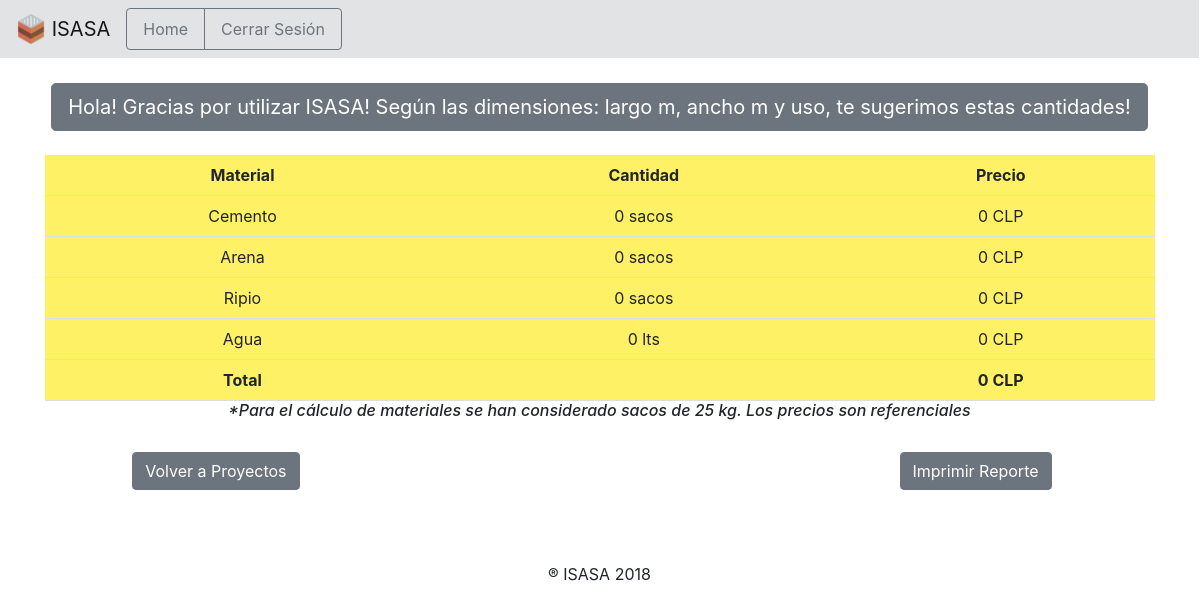
/calculo2.php?nombres=leo 1, run on an earlier commit of the app's database.
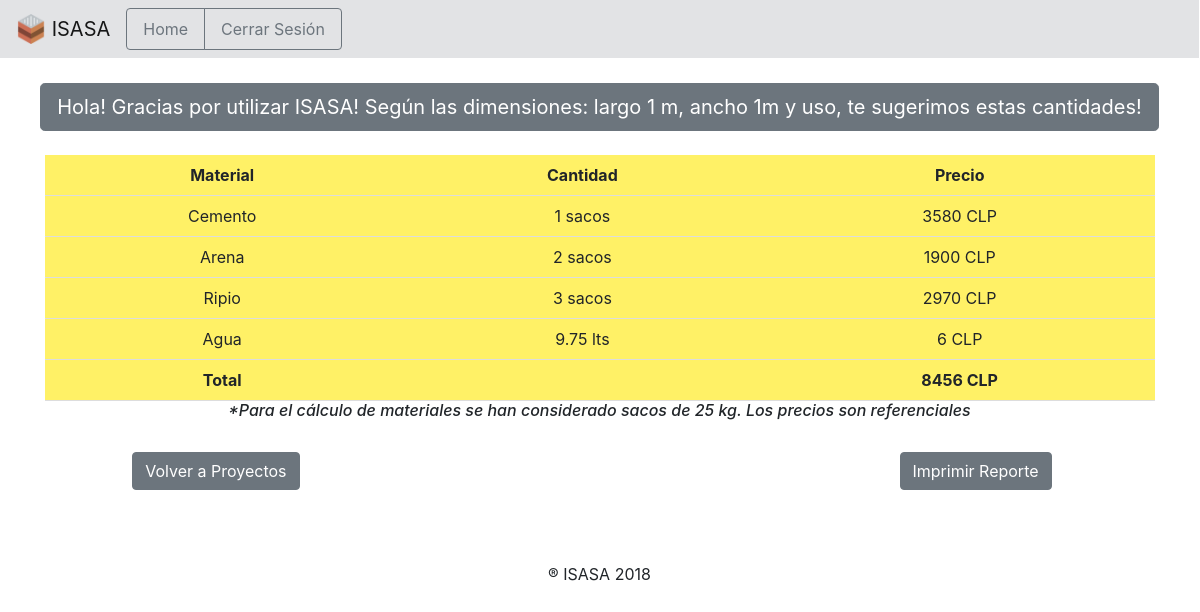
And on a later commit of the database.
### tables this page shows
CREATE TABLE `precios` (
  `material` text NOT NULL,
  `precio` float NOT NULL,
  `kilos` int(4) NOT NULL,
  `sacos` int(11) NOT NULL
);

CREATE TABLE `proyectos` (
  `cod_us` int(4) NOT NULL,
  `proyecto` varchar(20) NOT NULL,
  `largo` float NOT NULL,
  `ancho` float NOT NULL,
  `uso` text NOT NULL
);

CREATE TABLE `dosificaciones_por_m3` (
  `id` text NOT NULL,
  `cemento_kg` int(11) NOT NULL,
  `ripio_kg` int(11) NOT NULL,
  `arena_kg` int(11) NOT NULL,
  `agua_lts` int(11) NOT NULL,
  `uso_carga` text NOT NULL,
  `espesor_m` float NOT NULL
);

### funciones_librerias/f_volumen.php (called while the page is built)
<?php
function vol($lar,$anc,$esp){
    $volumen=$lar*$anc*$esp;
    return $volumen;
}
?>

### funciones_librerias/f_material.php (called while the page is built)
<?php
function mat($vol,$mat1){
    $material=$vol*$mat1;
    return $material;
}
?>

### calculo2.php (the view, shortened to what this page needs)
<?php
  $consulta=CalcularProyecto($_GET['nombres']);
  function CalcularProyecto($no_proy)
      {
            include "./funciones_librerias/db_connect.php";
            $sentencia="SELECT * FROM proyectos WHERE proyecto='".$no_proy."'";
            $resultado=$conexion->query($sentencia) or die(mysqli_error($conexion));
            $fila=$resultado->fetch_assoc();
            return[
                $fila['proyecto'],
                $fila['largo'],
                $fila['ancho'],
                $fila['uso']
            ];
      }
      $largo=$consulta[1];
      $ancho=$consulta[2];
      $uso=$consulta[3];
include ("./funciones_librerias/db_connect.php");
$sql="SELECT espesor_m,agua_lts,arena_kg,ripio_kg,cemento_kg FROM dosificaciones_por_m3 WHERE uso_carga='".$uso."'";
$result=mysqli_query($conexion, $sql);
while($row = mysqli_fetch_assoc($result)) {
         $espesor=$row['espesor_m'];
         $d_agua=$row['agua_lts'];
         $d_arena=$row['arena_kg'];
         $d_ripio=$row['ripio_kg'];
         $d_cemento=$row['cemento_kg'];
        }
$sql="SELECT material,precio,kilos FROM precios WHERE material='agua'";
$result=mysqli_query($conexion, $sql);
while($row = mysqli_fetch_assoc($result)) {
		   $p_agua=$row['precio'];
           $k_agua=$row['kilos'];
       }
$sql="SELECT material,precio,kilos FROM precios WHERE material='arena'";
$result=mysqli_query($conexion, $sql);
while($row = mysqli_fetch_assoc($result)) {
		   $p_arena=$row['precio'];
           $k_arena=$row['kilos'];
        }
$sql="SELECT material,precio,kilos FROM precios WHERE material='cemento'";
$result=mysqli_query($conexion, $sql);
while($row = mysqli_fetch_assoc($result)) {
		   $p_cemento=$row['precio'];
           $k_cemento=$row['kilos'];
        }
$sql="SELECT material,precio,kilos FROM precios WHERE material='gravilla'";
$result=mysqli_query($conexion, $sql);
while($row = mysqli_fetch_assoc($result)) {
		   $p_ripio=$row['precio'];
           $k_ripio=$row['kilos'];
        }
include ("./funciones_librerias/f_volumen.php");
include ("./funciones_librerias/f_material.php");
$volumen=vol($largo,$ancho,$espesor);
$cal1=ceil(mat($volumen,$d_cemento)/$k_cemento);
$pr1=$cal1*$p_cemento;
$cal2=ceil(mat($volumen,$d_arena)/$k_arena);
$pr2=$cal2*$p_arena;
$cal3=ceil(mat($volumen,$d_ripio)/$k_ripio);
$pr3=$cal3*$p_ripio;
$cal4=mat($volumen,$d_agua);
$pr4=ceil(($cal4/$k_agua)*$p_agua);
$precio_total=$pr1+$pr2+$pr3+$pr4;
?>
<!DOCTYPE html>
<html>
<head>
    <link rel="stylesheet" href="https://stackpath.bootstrapcdn.com/bootstrap/4.1.1/css/bootstrap.min.css">
    <link rel="stylesheet" href="./css/estilo_calculo.css">
</head>
<body>
<nav class="navbar navbar-expand-lg navbar-light alert-secondary">
  <a class="navbar-brand" href="index.html"> <img src="./imagenes/ico_isasa.png" width="30" height="30" class="d-inline-block align-top" alt=""> ISASA</a>
  <div class="collapse navbar-collapse" id="navbarNavAltMarkup">
      <div class="btn-group" role="group" aria-label="Basic example">
      <a class="nav-item nav-link btn btn-outline-secondary" href="bienvenido_ingreso.php">Home</a>
      <a class="nav-item nav-link btn btn-outline-secondary" href="cerrar.php">Cerrar Sesión</a>
    </div>
  </div>
</nav>
	<header>
		<div class="container text-center">
      <br>
      <div class="row">
        <div class="col-md"></div>
        <div class="col-md">
        </div>
        <div class="col-md"></div>
      </div>
		</div>
		<div class="text-center">
			<h7 class="btn btn-secondary btn-lg">
        Hola! Gracias por utilizar ISASA! Según las dimensiones:
        largo <?php echo $largo ?> m, ancho <?php echo $ancho ?>m y uso, te sugerimos estas cantidades!</h7>
      <br><br>
    </div>
    <div class="container">
      <table>
  <tr>
    <th>Material</th>
    <th>Cantidad</th>
    <th>Precio</th>
  </tr>
  <tr>
    <td>Cemento</td>
    <td> <?php echo $cal1;?> sacos </td>
    <td> <?php echo $pr1;?> CLP </td>
  </tr>
  <tr>
    <td>Arena</td>
    <td> <?php echo $cal2;?> sacos</td>
    <td> <?php echo $pr2;?> CLP</td>
  </tr>
  <tr>
    <td>Ripio</td>
    <td> <?php echo $cal3;?> sacos</td>
    <td> <?php echo $pr3;?> CLP </td>
  </tr>
  <tr>
    <td>Agua</td>
    <td> <?php echo $cal4;?> lts</td>
    <td> <?php echo $pr4;?> CLP </td>
  </tr>
  <tr>
  	<th>Total</th>
  	<td></td>
  	<th> <?php echo $precio_total;?> CLP</th>
  </tr>
      </table>
      	<div class="text-center">
       		<h6>
       		<em>
      		*Para el cálculo de materiales se han considerado sacos de 25 kg. Los precios son referenciales
      		</em>
      		</h6>
      	</div>
     </div><br>
	</header>
  <div class="container">
    <div class="row">
      <div class="col-md-3">
        <div class="text-right">
          <input type="submit" class="btn btn-secondary" value="Volver a Proyectos" name="recalcula" onclick="location='recuperar.php'">
        </div>
      </div>
      <div class="col-md-3"></div>
      <div class="col-md-3"></div>
      <div class="col-md-3">
        <div class="text-left">
          <input type="submit" class="btn btn-secondary" value="Imprimir Reporte" onclick="location='pdf1.php'"  name="pdf">
        </div>
      </div>
    </div><br><br><br>
    <div class="text-center">
      <p>&#174; ISASA 2018</p>
    </div>
  </div>
</body>
</html>

### css/estilo_calculo.css (style rules this page uses)
body { background-image: url("CWALL3.jpg"); background-repeat: no-repeat; background-position: center; margin-right: 1px; background-attachment: fixed; }
table { border-collapse: collapse; width: 100%; background-color: rgba(255, 232, 0, 0.6) }
th, td { padding: 8px; text-align: center; border-bottom: 1px solid #ddd; }

What changed in the data, as far as the page shows it:
no longer on this page (row unchanged): precios: kilos "0", pr1 "0"
no longer on this page (row unchanged): precios: kilos "0", pr2 "0"
no longer on this page (row unchanged): precios: kilos "0", pr3 "0"
no longer on this page (row unchanged): precios: pr4 "0"
added proyectos: largo "1", largo.precio "3580", largo.kilos "2", largo.precio "1900", largo.kilos "3", largo.precio "2970", largo.agua_lts "9.75", largo.precio "6"
Also different on the page:
$largo: (not shown) → "1"
$precio_total: "0" → "8456"
$cal4: "0" → (not shown)
